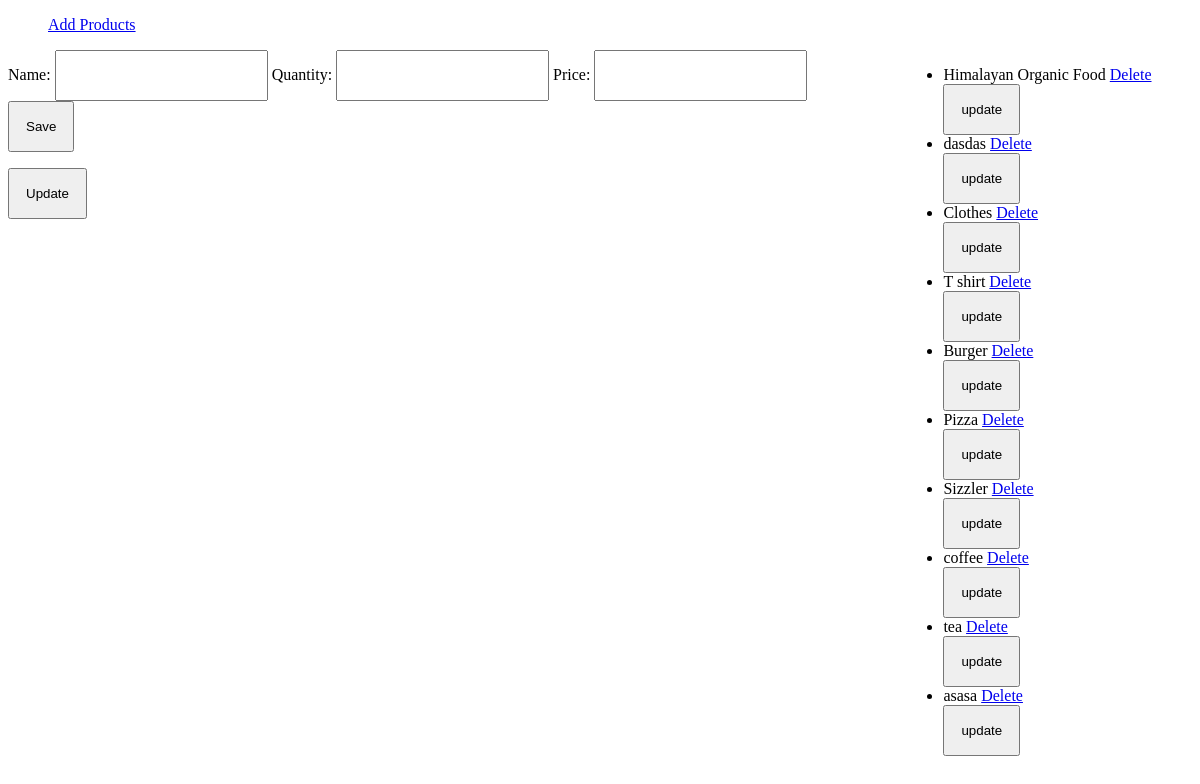
The page /products on the database as committed earlier.
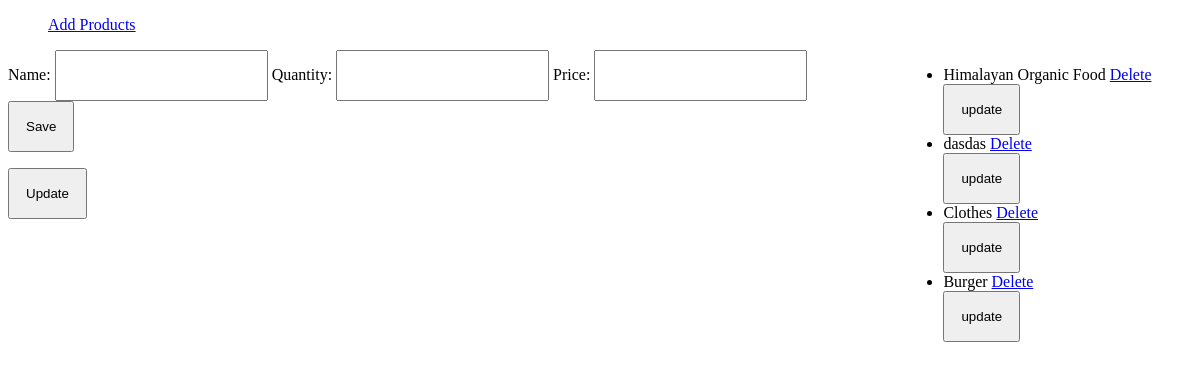
The same page on the database as committed later.
### product/models.py (models this page shows, shortened)
class Product(models.Model):
    name = models.CharField(max_length=99)
    quantity = models.IntegerField()
    price = models.FloatField()

### website/views.py (the view, shortened to what this page needs)
# urls.py: path('products', products, name="product"),
def products(request):
    template_path = 'product/product.html'
    context = {}
    form = ProductForm()
    context["form"] = form
    products = Product.objects.all()
    context["products"] = products
    return render(request, template_path, context)

### product/forms.py
class ProductForm(forms.ModelForm):
    class Meta:
        model = Product
        fields = "__all__"

### product/templates/product/product.html (shortened to what this page needs)
{% extends 'base.html' %}
{% block body %}
<div style="display:flex;">
    <div style="margin-right:6rem;">
        <form action="" method="POST">
            {{form}}
            <div>
                <input type="submit" value="Save" name="post">
            </div>
            <div>
                <input type="submit" value="Update" name="update">
            </div>
        </form>
    </div>
    <div class="list">
        <ul>
            {% for item in products %}
            <li>
                <span>{{item.name}}</span>
                <span><a href="products/delete/{{item.id}}">Delete</a></span>
                <span>
                    <form action="" method="POST">
                        <input type="submit" value="update">
                    </form>
                </span>
            </li>
            {% endfor %}
        </ul>
    </div>
</div>
{% endblock %}

Rows that differ between the two databases and show on the page:
removed Product: name "T shirt"
removed Product: name "Pizza"
removed Product: name "Sizzler"
removed Product: name "coffee"
removed Product: name "tea"
removed Product: name "asasa"
